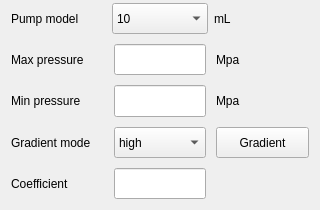
<?xml version="1.0" encoding="UTF-8"?>
<ui version="4.0">
 <class>RunParamPageClass</class>
 <widget class="QWidget" name="RunParamPageClass">
  <property name="geometry">
   <rect>
    <x>0</x>
    <y>0</y>
    <width>320</width>
    <height>210</height>
   </rect>
  </property>
  <property name="windowTitle">
   <string>Form</string>
  </property>
  <layout class="QGridLayout" name="gridLayout">
   <property name="topMargin">
    <number>3</number>
   </property>
   <property name="verticalSpacing">
    <number>0</number>
   </property>
   <item row="0" column="0">
    <layout class="QVBoxLayout" name="verticalLayout">
     <property name="spacing">
      <number>10</number>
     </property>
     <item>
      <layout class="QHBoxLayout" name="horizontalLayout_2" stretch="2,2,2">
       <property name="spacing">
        <number>6</number>
       </property>
       <item>
        <widget class="QLabel" name="label_3">
         <property name="sizePolicy">
          <sizepolicy hsizetype="Expanding" vsizetype="Preferred">
           <horstretch>0</horstretch>
           <verstretch>0</verstretch>
          </sizepolicy>
         </property>
         <property name="text">
          <string>Pump model</string>
         </property>
        </widget>
       </item>
       <item>
        <widget class="ComboCtrl" name="pumpMod">
         <property name="sizePolicy">
          <sizepolicy hsizetype="Expanding" vsizetype="Expanding">
           <horstretch>0</horstretch>
           <verstretch>0</verstretch>
          </sizepolicy>
         </property>
         <item>
          <property name="text">
           <string>10</string>
          </property>
         </item>
         <item>
          <property name="text">
           <string>50</string>
          </property>
         </item>
         <item>
          <property name="text">
           <string>100</string>
          </property>
         </item>
         <item>
          <property name="text">
           <string>250</string>
          </property>
         </item>
         <item>
          <property name="text">
           <string>500</string>
          </property>
         </item>
         <item>
          <property name="text">
           <string>1000</string>
          </property>
         </item>
         <item>
          <property name="text">
           <string>3000</string>
          </property>
         </item>
        </widget>
       </item>
       <item>
        <widget class="QLabel" name="label_5">
         <property name="text">
          <string>mL</string>
         </property>
        </widget>
       </item>
      </layout>
     </item>
     <item>
      <layout class="QHBoxLayout" name="horizontalLayout" stretch="2,2,2">
       <item>
        <widget class="QLabel" name="label">
         <property name="text">
          <string>Max pressure</string>
         </property>
        </widget>
       </item>
       <item>
        <widget class="EditCtrl" name="maxPress">
         <property name="sizePolicy">
          <sizepolicy hsizetype="Expanding" vsizetype="Expanding">
           <horstretch>0</horstretch>
           <verstretch>0</verstretch>
          </sizepolicy>
         </property>
        </widget>
       </item>
       <item>
        <widget class="QLabel" name="label_10">
         <property name="text">
          <string>Mpa</string>
         </property>
        </widget>
       </item>
      </layout>
     </item>
     <item>
      <layout class="QHBoxLayout" name="horizontalLayout_6" stretch="2,2,2">
       <item>
        <widget class="QLabel" name="label_2">
         <property name="text">
          <string>Min pressure</string>
         </property>
        </widget>
       </item>
       <item>
        <widget class="EditCtrl" name="minPress">
         <property name="sizePolicy">
          <sizepolicy hsizetype="Expanding" vsizetype="Expanding">
           <horstretch>0</horstretch>
           <verstretch>0</verstretch>
          </sizepolicy>
         </property>
        </widget>
       </item>
       <item>
        <widget class="QLabel" name="label_11">
         <property name="text">
          <string>Mpa</string>
         </property>
        </widget>
       </item>
      </layout>
     </item>
     <item>
      <layout class="QHBoxLayout" name="horizontalLayout_8" stretch="2,2,2">
       <item>
        <widget class="QLabel" name="label_6">
         <property name="sizePolicy">
          <sizepolicy hsizetype="Expanding" vsizetype="Preferred">
           <horstretch>0</horstretch>
           <verstretch>0</verstretch>
          </sizepolicy>
         </property>
         <property name="text">
          <string>Gradient mode</string>
         </property>
        </widget>
       </item>
       <item>
        <widget class="ComboCtrl" name="gradient">
         <property name="sizePolicy">
          <sizepolicy hsizetype="Expanding" vsizetype="Expanding">
           <horstretch>0</horstretch>
           <verstretch>0</verstretch>
          </sizepolicy>
         </property>
         <item>
          <property name="text">
           <string>high</string>
          </property>
         </item>
         <item>
          <property name="text">
           <string>low</string>
          </property>
         </item>
        </widget>
       </item>
       <item>
        <widget class="BtnCtrl" name="gradientBtn">
         <property name="sizePolicy">
          <sizepolicy hsizetype="Expanding" vsizetype="Expanding">
           <horstretch>0</horstretch>
           <verstretch>0</verstretch>
          </sizepolicy>
         </property>
         <property name="text">
          <string>Gradient</string>
         </property>
        </widget>
       </item>
      </layout>
     </item>
     <item>
      <layout class="QHBoxLayout" name="horizontalLayout_10" stretch="2,2,2">
       <item>
        <widget class="QLabel" name="label_7">
         <property name="sizePolicy">
          <sizepolicy hsizetype="Expanding" vsizetype="Preferred">
           <horstretch>0</horstretch>
           <verstretch>0</verstretch>
          </sizepolicy>
         </property>
         <property name="text">
          <string>Coefficient</string>
         </property>
        </widget>
       </item>
       <item>
        <widget class="EditCtrl" name="coefficient">
         <property name="sizePolicy">
          <sizepolicy hsizetype="Expanding" vsizetype="Expanding">
           <horstretch>0</horstretch>
           <verstretch>0</verstretch>
          </sizepolicy>
         </property>
         <property name="alignment">
          <set>Qt::AlignLeading|Qt::AlignLeft|Qt::AlignVCenter</set>
         </property>
        </widget>
       </item>
       <item>
        <widget class="QLabel" name="label_14">
         <property name="text">
          <string/>
         </property>
        </widget>
       </item>
      </layout>
     </item>
    </layout>
   </item>
  </layout>
 </widget>
 <customwidgets>
  <customwidget>
   <class>ComboCtrl</class>
   <extends>QComboBox</extends>
   <header>comboctrl.h</header>
  </customwidget>
  <customwidget>
   <class>EditCtrl</class>
   <extends>QLineEdit</extends>
   <header>editctrl.h</header>
  </customwidget>
  <customwidget>
   <class>BtnCtrl</class>
   <extends>QPushButton</extends>
   <header>btnctrl.h</header>
  </customwidget>
 </customwidgets>
 <resources/>
 <connections/>
</ui>
